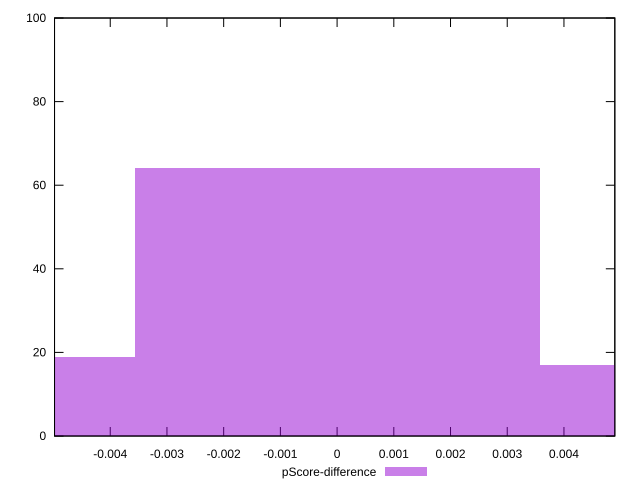

The script that saved this image:
reset

$pScoreDifference <<EOF
-0.007139403875619633 19
0.007139403875619633 17
0 64
EOF

set key outside below
set boxwidth 0.007139403875619633
set xrange [-0.0049822899301105086:0.0048970194930239574]
set yrange [0:100]
set trange [0:100]
set style fill transparent solid 0.5 noborder
set terminal svg size 640, 490 enhanced background rgb 'white'
set output "reports/report_00027_2021-02-24T12-40-31.850Z/max-potential-fid/samples/astro/pScore-difference/histogram.svg"

plot $pScoreDifference title "pScore-difference" with boxes

reset
